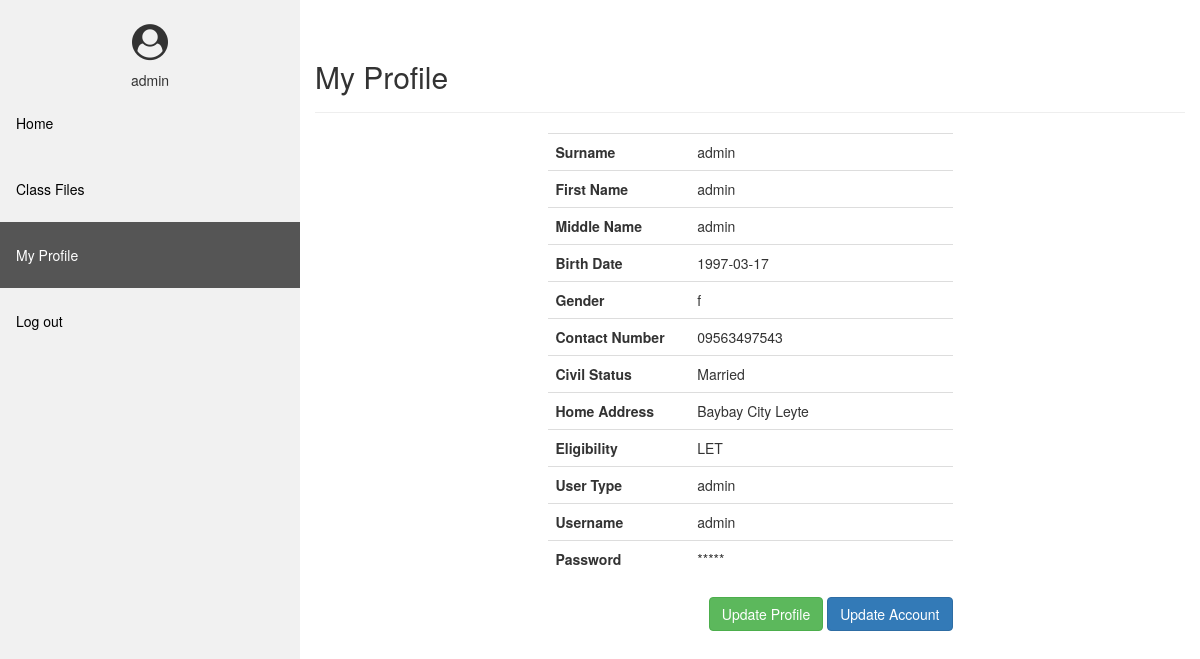
The app's page /teacher/myprofile.php (signed in) with its own data.
### tables this page shows
CREATE TABLE `tbl_users` (
  `user_ID` int(11) NOT NULL,
  `perID` int(11) NOT NULL,
  `username` varchar(50) NOT NULL,
  `password` varchar(50) NOT NULL,
  `usercode` enum('admin','teacher','principal','accounting') NOT NULL
);

CREATE TABLE `tbl_personproof` (
  `perID` int(11) NOT NULL,
  `l_name` varchar(50) NOT NULL,
  `f_name` varchar(50) NOT NULL,
  `m_name` varchar(20) NOT NULL,
  `sdob` date NOT NULL,
  `ssex` enum('f','m','o') NOT NULL,
  `sphone` varchar(50) NOT NULL,
  `scivilstatus` enum('Single','Married','Live in','Widowed','Separate') NOT NULL,
  `shome_add` varchar(150) NOT NULL,
  `eligibility` varchar(100) NOT NULL
);

### dao/ConnectionDAO.php (called while the page is built, shortened)
<?php
    class ConnectionDAO {
        protected $username = "root";
        protected $password = "";
        protected $host = "localhost";
        protected $db_name = "vfes_info";
        public $dbh;
        public function openConnection(){
            try {
                $this->dbh = new PDO("mysql:host=". $this->host . ";dbname=". $this->db_name, $this->username, $this->password);
            } catch (Exception $e) {
                $e->getMessage();
            }
            return $this->dbh;
        }
    }
?>

### dao/UserDAO.php (called while the page is built, shortened)
<?php
    require "ConnectionDAO.php";
    class UserDAO extends ConnectionDAO {
        public function getUserInfo($uid) {
            try{
                $stmt = $this->dbh->prepare("SELECT *
                                            FROM tbl_users, tbl_personproof
                                            WHERE tbl_users.perID = tbl_personproof.perID AND tbl_users.perID = '".$uid."'"
                                            );
                $stmt->execute();
                $info = array();
                while($res=$stmt->fetch(PDO::FETCH_ASSOC)) {
                    $info[0] = $res['username'];
                    $info[1] = $res['l_name'];
                    $info[2] = $res['f_name'];
                    $info[3] = $res['m_name'];
                    $info[4] = $res['sdob'];
                    $info[5] = $res['ssex'];
                    $info[6] = $res['sphone'];
                    $info[7] = $res['scivilstatus'];
                    $info[8] = $res['shome_add'];
                    $info[9] = $res['eligibility'];
                    $info[10] = $res['password'];
                    $info[11] = $res['usercode'];
                }
                return $info;
            } catch (Exception $e){
                echo $e->getMessage();
            }
        }
    }
?>

### teacher/myprofile.php (the view, shortened to what this page needs)
<?php
	require "../dao/UserDAO.php";
  	$view = new UserDAO;
	$id = $_SESSION['id'];
	$info = $view->getUserInfo($id);
?>
<!DOCTYPE html>
<html>
    <head>
		<link rel="stylesheet" href="../bootstrap/css/main.css">
		<link rel="stylesheet" href="../bootstrap/css/bootstrap.css">
		<link rel="stylesheet" href="../bootstrap/css/font-awesome.min.css">
		<link rel="stylesheet" href="../bootstrap/css/datepicker3.css">
    </head>
    <body>
		<div class="container-fluid">
			<div class="row">
				<div class="col-sm-3">
					<div style="margin-left: -15px">
						<?php require ('home_sidebar.php');?>
					</div>
				</div>
				<div class="col-sm-9">
					<div class="main-body">
						<div class="page-header clearfix">
	                        <h2 class="pull-left">My Profile</h2>
                   		</div>
	                    <div>
	                    	<div class="container-fluid">
								<div class="row">
									<div class="col-sm-3"></div>
									<div class="col-sm-6">
			                        	<div class="table-responsive">
										   <table class="table table bordered">
											    <tr>
											      <th width="35%">Surname</th>
											      <td><?php echo $info[1]; ?></td>
											    </tr>
											    <tr>
											      <th>First Name</th>
											      <td><?php echo $info[2]; ?></td>
											    </tr>
											    <tr>
											      <th>Middle Name</th>
											      <td><?php echo $info[3]; ?></td>
											    </tr>
											    <tr>
											      <th>Birth Date</th>
											      <td><?php echo $info[4]; ?></td>
											    </tr>
											    <tr>
											      <th>Gender</th>
											      <td><?php echo $info[5]; ?></td>
											    </tr>
											    <tr>
											      <th>Contact Number</th>
											      <td><?php echo $info[6]; ?></td>
											    </tr>
											    <tr>
											      <th>Civil Status</th>
											      <td><?php echo $info[7]; ?></td>
											    </tr>
											    <tr>
											      <th>Home Address</th>
											      <td><?php echo $info[8]; ?></td>
											    </tr>
											    <tr>
											      <th>Eligibility</th>
											      <td><?php echo $info[9]; ?></td>
											    </tr>
											    <tr>
											      <th>User Type</th>
											      <td><?php echo $info[11]; ?></td>
											    </tr>
											    <tr>
											      <th>Username</th>
											      <td><?php echo $info[0]; ?></td>
											    </tr>
											    <tr>
											      <th>Password</th>
											      <td>
											      	<?php
														for($i=0; $i<strlen($info[10]); $i++)
													 		echo '*';
													 ?>
												   </td>
											    </tr>
											</table>
				                        </div>
				                        <div class="pull-right">
				                            <button class="btn btn-success" data-toggle='modal' data-target='#editProfile'>Update Profile</button>
				                            <button class="btn btn-primary" data-toggle='modal' data-target='#editAccount'>Update Account</button>
				                        </div>
				                    </div>
									<div class="col-sm-3"></div>
			                    </div>
		                    </div>
	                    </div>
					</div>
                </div>
            </div>
        </div>
    </body>
</html>

### records on screen
tbl_users: username "admin", password "admin", perID.sdob "1997-03-17", perID.ssex "f", perID.sphone "09563497543", perID.scivilstatus "Married", perID.shome_add "Baybay City Leyte", perID.eligibility "LET"

### other values on screen
$userCode "admin"
$info[1] "admin"
$info[11] "admin"
$info[0] "admin"
